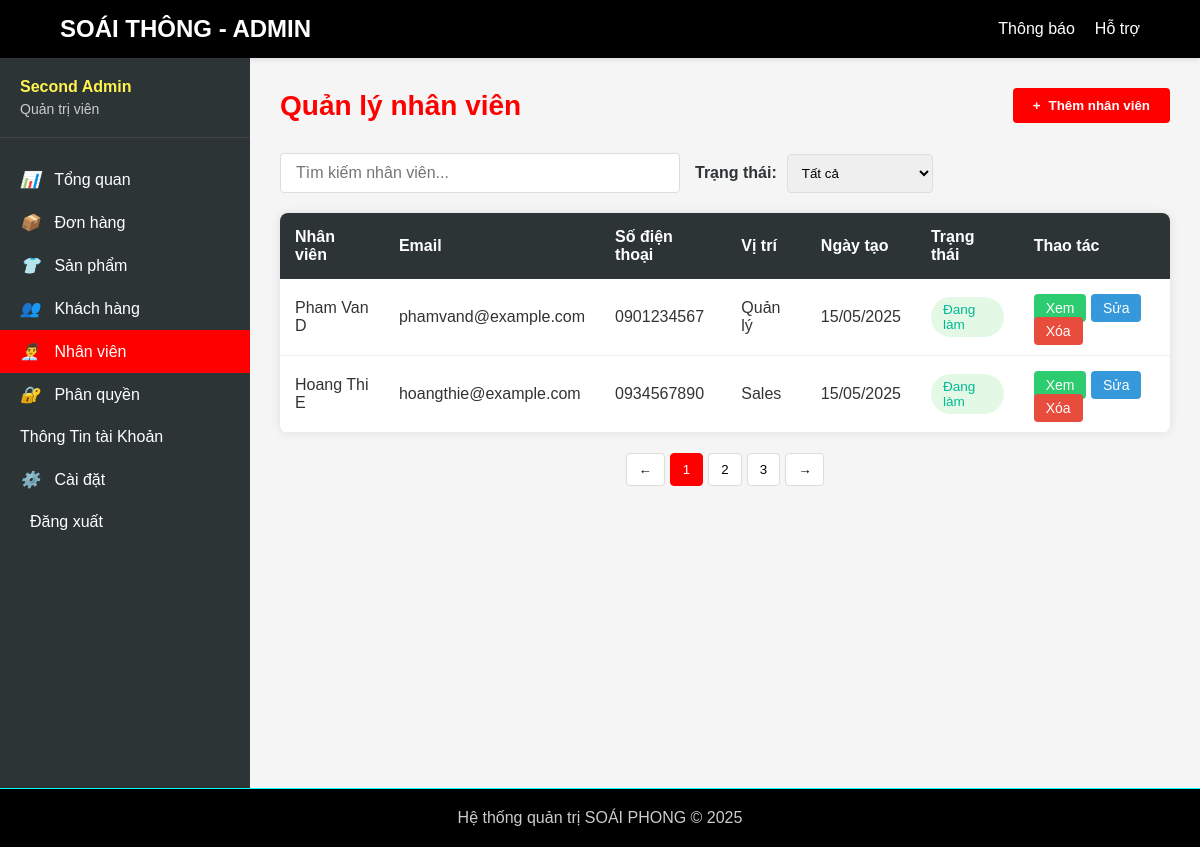
The page /admin/manage_employees.php (signed in) on the database as committed earlier.
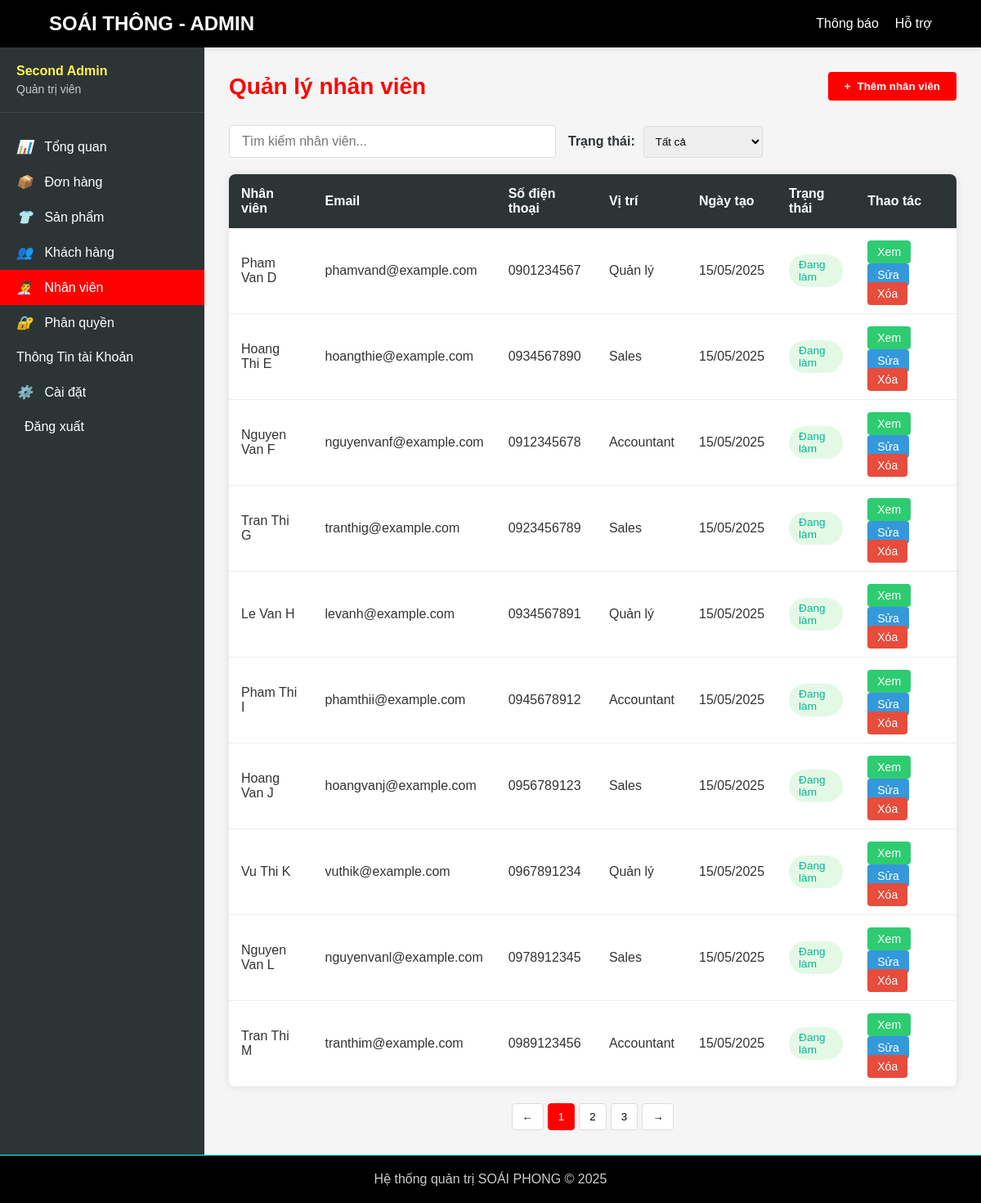
The same page on the database as committed later.
### tables this page shows
CREATE TABLE employees (
    id INT AUTO_INCREMENT PRIMARY KEY,
    name VARCHAR(255) NOT NULL,
    email VARCHAR(255) NOT NULL UNIQUE,
    phone VARCHAR(20) NOT NULL,
    date_of_birth DATE NOT NULL,
    address TEXT NOT NULL,
    password VARCHAR(255) NOT NULL,
    position VARCHAR(50) NOT NULL,
    status VARCHAR(50) NOT NULL DEFAULT 'active',
    role ENUM('staff') NOT NULL DEFAULT 'staff',
    avatar VARCHAR(255),
    created_at TIMESTAMP DEFAULT CURRENT_TIMESTAMP
);

### admin/manage_employees.php (the view, shortened to what this page needs)
<?php
include('../includes/database.php');
$sql = "SELECT * FROM employees";
$stmt = $conn->prepare($sql);
$stmt->execute();
$result = $stmt->get_result();
$employees = $result->fetch_all(MYSQLI_ASSOC);
?>
<?php require_once('../admin/header/admin-header.php'); ?>
<!DOCTYPE html>
<html lang="vi">
<head>
    <link rel="stylesheet" href="../assets/css/admin/manage_employees.css">
</head>
<body>
    <div class="admin-container">
        <?php require_once('../admin/sidebar/admin_sidebar.php'); ?>
        <div class="admin-content">
            <div class="page-header">
                <h1 class="page-title">Quản lý nhân viên</h1>
                <button class="btn-add" id="addEmployeeBtn">
                    <span>+</span> Thêm nhân viên
                </button>
            </div>
            <div class="employee-actions">
                <input type="text" class="search-box" placeholder="Tìm kiếm nhân viên...">
                <div class="filter-group">
                    <label for="status-filter">Trạng thái:</label>
                    <select id="status-filter">
                        <option value="all">Tất cả</option>
                    </select>
                </div>
            </div>
            <table class="employees-table">
                <thead>
                    <tr>
                        <th>Nhân viên</th>
                        <th>Email</th>
                        <th>Số điện thoại</th>
                        <th>Vị trí</th>
                        <th>Ngày tạo</th>
                        <th>Trạng thái</th>
                        <th>Thao tác</th>
                    </tr>
                </thead>
                <tbody>
                <tbody>
                    <?php foreach ($employees as $employee): ?>
                        <?php
                        $statusClass = $employee['status'] == 'active' ? 'status-active' : 'status-inactive';
                        $statusText = $employee['status'] == 'active' ? 'Đang làm' : 'Đã Nghỉ làm';
                        $positionMap = [
                            'Manager' => 'Quản lý',
                            'Sales Staff' => 'Nhân viên bán hàng',
                            'Warehouse Staff' => 'Nhân viên kho',
                            'Delivery Staff' => 'Nhân viên giao hàng',
                            'Customer Service' => 'Nhân viên CSKH'
                        ];
                        $positionInVietnamese = isset($positionMap[$employee['position']]) ? $positionMap[$employee['position']] : $employee['position'];
                        ?>
                        <tr data-id="<?php echo $employee['id']; ?>"
                            data-posion="<?php echo htmlspecialchars($employee['position']); ?>"
                            data-address="<?php echo htmlspecialchars($employee['address']); ?>"
                            data-birthday="<?php echo htmlspecialchars($employee['date_of_birth']); ?>"
                            data-avatar="<?php echo htmlspecialchars($employee['avatar'] ? '../assets/avatar/' . $employee['avatar'] : '../assets/avatar/default-avatar.png'); ?>">
                            <td><?php echo htmlspecialchars($employee['name']); ?></td>
                            <td><?php echo htmlspecialchars($employee['email']); ?></td>
                            <td><?php echo htmlspecialchars($employee['phone']); ?></td>
                            <td><?php echo $positionInVietnamese; ?></td>
                            <td><?php echo date('d/m/Y', strtotime($employee['created_at'])); ?></td>
                            <td><span class="employee-status <?php echo $statusClass; ?>"><?php echo $statusText; ?></span></td>
                            <td>
                                <button class="action-btn btn-view">Xem</button>
                                <button class="action-btn btn-edit" id="">Sửa</button>
                                <a href="delete_employees.php?id=<?php echo $employee['id']; ?>" class="action-btn btn-delete">Xóa</a>
                            </td>
                        </tr>
                    <?php endforeach; ?>
                </tbody>
            </table>
            <div class="pagination">
                <button class="pagination-btn">←</button>
                <button class="pagination-btn active">1</button>
                <button class="pagination-btn">2</button>
                <button class="pagination-btn">3</button>
                <button class="pagination-btn">→</button>
            </div>
        </div>
    </div>
</body>
</html>
<?php require_once('../admin/footer/admin-footer.php'); ?>

### admin/header/admin-header.php (shortened to what this page needs)
<!DOCTYPE html>
<html lang="en">
<head>
    <link rel="stylesheet" href="/assets/css/admin/header/admin-header.css">
</head>
<body>
    <header>
        <div class="header-container">
            <div class="logo">SOÁI THÔNG - ADMIN</div>
            <ul class="admin-menu">
                <li><a href="#">Thông báo</a></li>
                <li><a href="#">Hỗ trợ</a></li>
            </ul>
        </div>
    </header>
</body>
</html>

### admin/sidebar/admin_sidebar.php (shortened to what this page needs)
<link rel="stylesheet" href="../assets/css/admin/manage_employees.css">
<div class="admin-sidebar">
    <div class="sidebar-header">
        <div class="admin-name"><?php echo isset($_SESSION['user']) ? htmlspecialchars($_SESSION['user']['name']) : 'Admin'; ?></div>
        <div class="admin-role">Quản trị viên</div>
    </div>
    <ul class="sidebar-menu">
        <?php
        $current_page = basename($_SERVER['PHP_SELF']);
        ?>
        <li><a href="dashboard.php" class="<?php echo $current_page == 'dashboard.php' ? 'active' : ''; ?>"><i>📊</i> Tổng quan</a></li>
        <li><a href="#" class="<?php echo $current_page == '#' ? 'active' : ''; ?>"><i>📦</i> Đơn hàng</a></li>
        <li><a href="../admin/manage_products.php" class="<?php echo $current_page == 'manage_products.php' ? 'active' : ''; ?>"><i>👕</i> Sản phẩm</a></li>
        <li><a href="../admin/manege_customer.php" class="<?php echo $current_page == 'manege_customer.php' ? 'active' : ''; ?>"><i>👥</i> Khách hàng</a></li>
        <li><a href="../admin/manage_employees.php" class="<?php echo $current_page == 'manage_employees.php' ? 'active' : ''; ?>"><i>👨‍💼</i> Nhân viên</a></li>
        <li><a href="../admin/manage_roles.php" class="<?php echo $current_page == 'manage_roles.php' ? 'active' : ''; ?>"><i>🔐</i> Phân quyền</a></li>
        <li><a href="../admin/acount_admin.php" class="<?php echo $current_page == 'acount_admin.php' ? 'active' : ''; ?>">Thông Tin tài Khoản</a></li>
        <li><a href="../admin/admin_setting.php" class="<?php echo $current_page == 'admin_setting.php' ? 'active' : ''; ?>"><i>⚙️</i> Cài đặt</a></li>
        <li>
            <?php
            if (isset($_SESSION['user'])) {
                echo '<a href="logout.php" class="logout-btn"><i class="fas fa-sign-out-alt"></i> Đăng xuất</a>';
            } else {
                echo '<a href="../login/index.php" class="login-btn"><i class="fas fa-sign-in-alt"></i> Đăng nhập</a>';
            }
            ?>
        </li>
    </ul>
</div>

### admin/footer/admin-footer.php (shortened to what this page needs)
<!DOCTYPE html>
<html lang="en">
<head>
    <link rel="stylesheet" href="/assets/css/admin/footer/admin-footer.css">
</head>
<body>
    <footer>
        <p>Hệ thống quản trị SOÁI PHONG &copy; 2025</p>
    </footer>
</body>
</html>

### assets/css/admin/header/admin-header.css (style rules this page uses)
* { margin: 0; padding: 0; box-sizing: border-box; font-family: 'Arial', sans-serif; }
body { background-color: #f5f5f5; color: #333; }
header { background-color: #000000; color: #FFFFFF; padding: 15px 0; box-shadow: 0 2px 5px rgba(0, 0, 0, 0.1); }
.header-container { width: 90%; max-width: 1200px; margin: 0 auto; display: flex; justify-content: space-between; align-items: center; }
.logo { font-size: 24px; font-weight: bold; color: #ffffff; }
.admin-menu { display: flex; list-style: none; }
.admin-menu li { margin-left: 20px; }
.admin-menu a { color: #FFFFFF; text-decoration: none; transition: color 0.3s; }

### assets/css/admin/manage_employees.css (style rules this page uses)
* { margin: 0; padding: 0; box-sizing: border-box; font-family: 'Arial', sans-serif; }
body { background-color: #f5f5f5; color: #333; }
.admin-container { display: flex; min-height: calc(100vh - 70px); }
.admin-sidebar { width: 250px; background-color: #2D3436; color: #FFFFFF; padding: 20px 0; }
.sidebar-header { padding: 0 20px 20px; border-bottom: 1px solid #444; margin-bottom: 20px; }
.sidebar-header .admin-name { font-weight: bold; margin-bottom: 5px; color: #FFF44F; }
.sidebar-header .admin-role { font-size: 14px; color: #CCCCCC; }
.sidebar-menu { list-style: none; }
.sidebar-menu li a { display: block; padding: 12px 20px; color: #FFFFFF; text-decoration: none; transition: all 0.3s; }
.sidebar-menu li a:hover, .sidebar-menu li a.active { background-color: #FF0000; }
.sidebar-menu li a i { margin-right: 10px; width: 20px; text-align: center; }
.admin-content { flex: 1; padding: 30px; }
.page-header { display: flex; justify-content: space-between; align-items: center; margin-bottom: 30px; }
.page-title { color: #FF0000; font-size: 28px; }
.btn-add { background-color: #FF0000; color: #FFFFFF; border: none; padding: 10px 20px; border-radius: 4px; cursor: pointer; display: flex; align-items: center; gap: 8px; font-weight: bold; transition: background-color 0.3s; }
.employee-actions { display: flex; gap: 15px; margin-bottom: 20px; }
.search-box { flex: 1; max-width: 400px; padding: 10px 15px; border: 1px solid #ddd; border-radius: 4px; font-size: 16px; }
.filter-group { display: flex; align-items: center; gap: 10px; }
.filter-group label { font-weight: bold; color: #2D3436; }
.filter-group select { padding: 10px; border: 1px solid #ddd; border-radius: 4px; }
.employees-table { width: 100%; border-collapse: collapse; background-color: #FFFFFF; box-shadow: 0 0 10px rgba(0, 0, 0, 0.1); border-radius: 8px; overflow: hidden; }
.employees-table th { background-color: #2D3436; color: #FFFFFF; padding: 15px; text-align: left; }
.employees-table td { padding: 15px; border-bottom: 1px solid #eee; }
.employee-status { padding: 5px 10px; border-radius: 4px; font-size: 12px; font-weight: bold; color: #ffffff; background-color: #2ecc71; font-weight: bold; }
.status-active { background-color: #e6f7e6; color: #2e7d32; }
.action-btn { text-decoration: none; padding: 6px 12px; border-radius: 4px; cursor: pointer; border: none; font-size: 14px; transition: all 0.3s; }
.btn-edit { background-color: #3498db; color: white; }
.btn-delete { background-color: #e74c3c; color: white; }
.btn-view { background-color: #2ecc71; color: white; }
.pagination { display: flex; justify-content: center; margin-top: 20px; gap: 5px; }
.pagination-btn { padding: 8px 12px; border: 1px solid #ddd; background-color: white; cursor: pointer; border-radius: 4px; }
.pagination-btn.active { background-color: #FF0000; color: white; border-color: #FF0000; }
.employee-status { padding: 5px 12px; border-radius: 20px; font-size: 0.85rem; font-weight: 500; display: inline-block; }
.status-active { background-color: #E3F9E5; color: #00B894; }

### assets/css/admin/footer/admin-footer.css (style rules this page uses)
* { margin: 0; padding: 0; box-sizing: border-box; font-family: 'Arial', sans-serif; }
body { background-color: #f5f5f5; color: #333; }
footer { background-color: #000000; color: #CCCCCC; padding: 20px 0; text-align: center; border-top: 1px solid #00FFFF; }

### admin/sidebar/admin_sidebar.php (style rules this page uses)
.sidebar-menu li a.active { background-color: red; color: white; }

Rows that differ between the two databases and show on the page:
added employees: name "Nguyen Van F", email "nguyenvanf@example.com", phone "0912345678", position "Accountant", created_at "15/05/2025", status "Đang làm"
added employees: name "Tran Thi G", email "tranthig@example.com", phone "0923456789", position "Sales", created_at "15/05/2025", status "Đang làm"
added employees: name "Le Van H", email "levanh@example.com", phone "0934567891", position "Quản lý", created_at "15/05/2025", status "Đang làm"
added employees: name "Pham Thi I", email "phamthii@example.com", phone "0945678912", position "Accountant", created_at "15/05/2025", status "Đang làm"
added employees: name "Hoang Van J", email "hoangvanj@example.com", phone "0956789123", position "Sales", created_at "15/05/2025", status "Đang làm"
added employees: name "Vu Thi K", email "vuthik@example.com", phone "0967891234", position "Quản lý", created_at "15/05/2025", status "Đang làm"
added employees: name "Nguyen Van L", email "nguyenvanl@example.com", phone "0978912345", position "Sales", created_at "15/05/2025", status "Đang làm"
added employees: name "Tran Thi M", email "tranthim@example.com", phone "0989123456", position "Accountant", created_at "15/05/2025", status "Đang làm"
